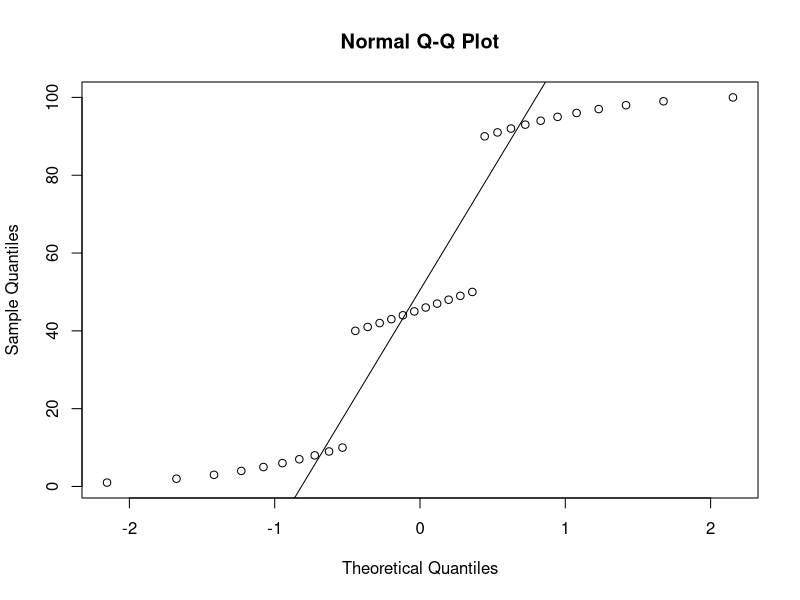
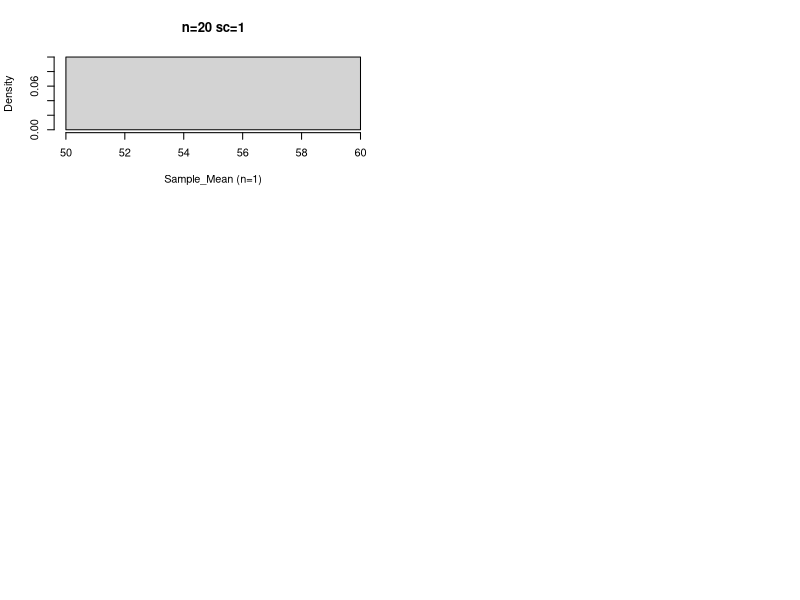

Generate these figures, in order, with R: (Note: this script raises an error after producing the figures.)
# ------------------------------------------------------------------------
# 모집단 데이터 & 표본 데이터 수 & 표본 수의 관계
# - 표본 데이터 수 고정 : 20개
# - 표본 수 : 1개 ~ 1000개
# ------------------------------------------------------------------------

# ------------------------------------------------------------------------
# 모집단 데이터
# ------------------------------------------------------------------------
population=c(1:10,40:50,90:100)
qqnorm(population)
qqline(population)


# ------------------------------------------------------------------------
# 표본 원소 갯수 20개, 표본 갯수 1 ~ 1000개
# ------------------------------------------------------------------------
par(mfrow = c(3, 2))

sample_num=30

Sample_Mean=numeric()

# 표본 크기 20개, 표본 수 1개 생성 및 평균값 저장 ==========================
for(i in 1) 
    Sample_Mean[i]=mean(sample(population,sample_num,replace=TRUE))

# 시각화
hist(Sample_Mean,freq=FALSE,main="n=20 sc=1",xlab="Sample_Mean (n=1)")
lines(density(Sample_Mean))


# 표본 크기 20개, 표본 수 5개 생성 및 평균값 저장 ==========================
Sample_Mean=numeric()

for(i in 1:5) Sample_Mean[i]=mean(sample(population,sample_num,replace=TRUE))

hist(Sample_Mean,freq=FALSE,main="n=20 sc=5",xlab="Sample_Mean (n=10)")

lines(density(Sample_Mean))


# 표본 크기 20개, 표본 수 10개 생성 및 평균값 저장 ==========================
Sample_Mean=numeric()

for(i in 1:10) Sample_Mean[i]=mean(sample(population,sample_num,replace=TRUE))

hist(Sample_Mean,freq=FALSE,main="n=20 sc=10",xlab="Sample_Mean (n=30)")

lines(density(Sample_Mean))



# 표본 크기 20개, 표본 수 30개 생성 및 평균값 저장 ==========================
Sample_Mean=numeric()

for(i in 1:30) Sample_Mean[i]=mean(sample(population,sample_num,replace=TRUE))

hist(Sample_Mean,freq=FALSE,main="n=20 sc=30",xlab="Sample_Mean (n=100)")

lines(density(Sample_Mean))


# 표본 크기 20개, 표본 수 100개 생성 및 평균값 저장 ==========================
Sample_Mean=numeric()

for(i in 1:100) Sample_Mean[i]=mean(sample(population,sample_num,replace=TRUE))

hist(Sample_Mean,freq=FALSE,main="n=20, sc=100",xlab="Sample_Mean (n=500)")

lines(density(Sample_Mean))


# 표본 크기 20개, 표본 수 300개 생성 및 평균값 저장 ==========================
Sample_Mean=numeric()

for(i in 1:300) Sample_Mean[i]=mean(sample(population,sample_num,replace=TRUE))

hist(Sample_Mean,freq=FALSE,main="n=20, sc=300",xlab="Sample_Mean (n=1000)")

lines(density(Sample_Mean))